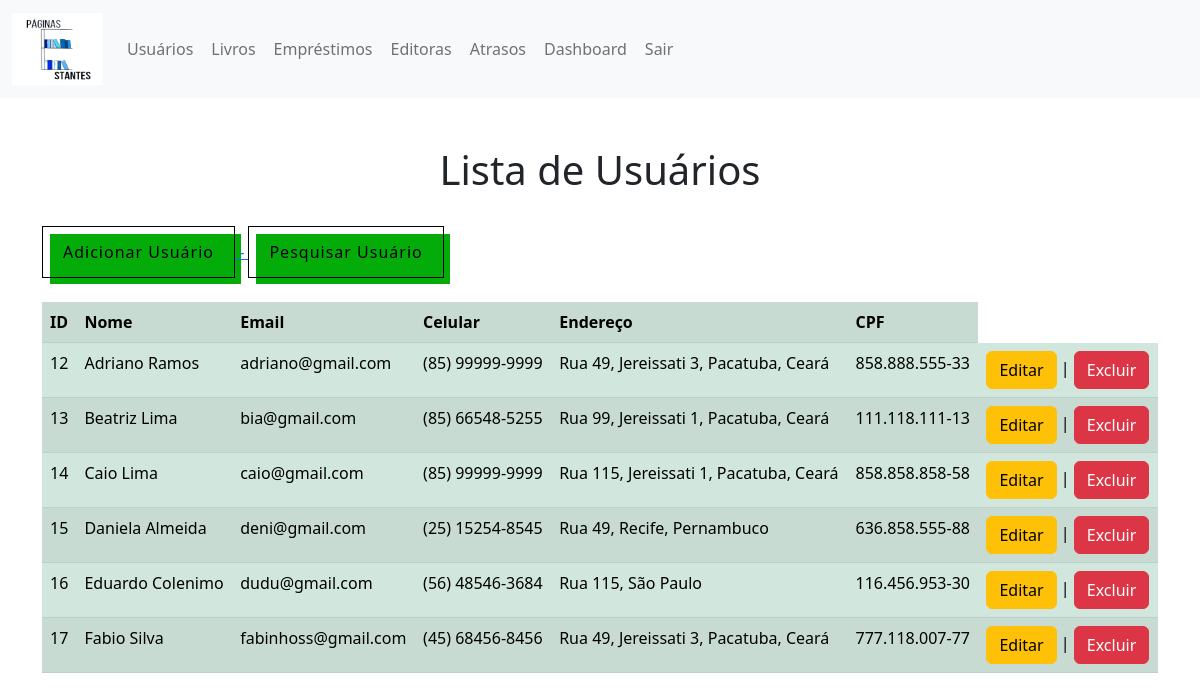
Page /ProjetoWDA/usuarios.php (signed in) on the earlier database version.
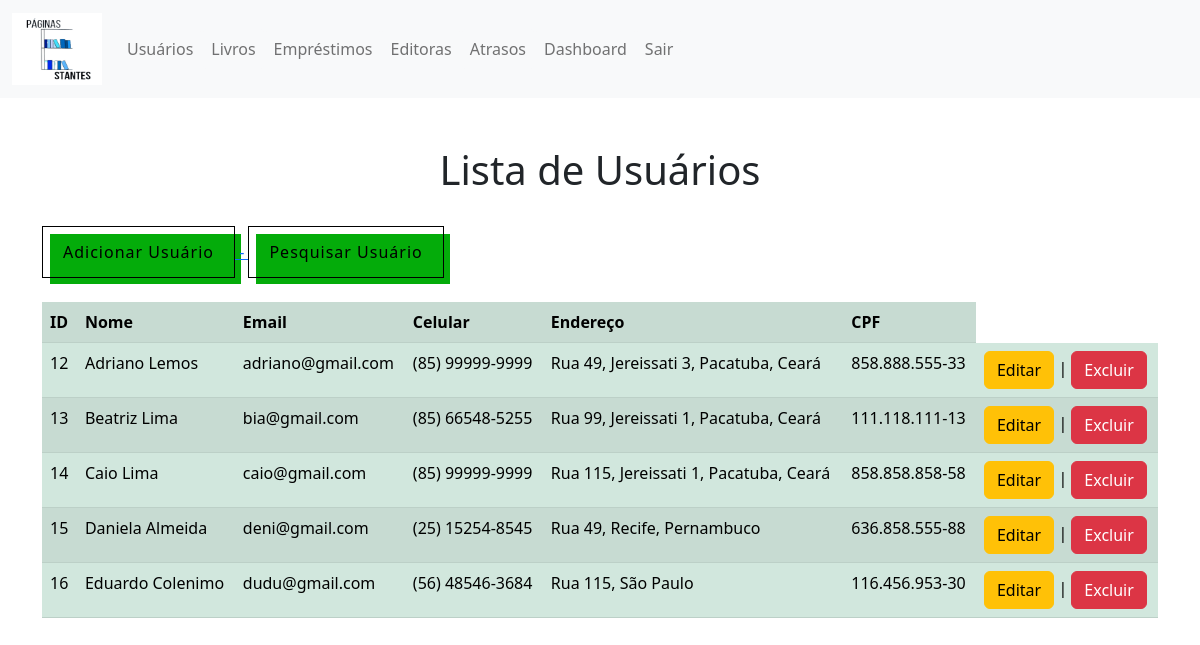
Same page on the later database version.
### tables this page shows
CREATE TABLE `usuarios` (
  `id` int(11) NOT NULL,
  `nome` varchar(35) DEFAULT NULL,
  `email` varchar(35) DEFAULT NULL,
  `celular` text DEFAULT NULL,
  `endereco` text DEFAULT NULL,
  `cpf` text NOT NULL
);

### ProjetoWDA/usuarios.php (the view, shortened to what this page needs)
<!DOCTYPE html>
<html lang="en">
<head>
	<link rel="stylesheet" href="css/bootstrap.min.css">
	<link rel="stylesheet" href="style.css">
</head>
<body>
    <nav class="navbar navbar-expand-lg bg-light">
        <div class="container-fluid">
		<a class="navbar-brand" href="#">
      		<img src="logo.png" alt="Bootstrap" width="90" height="72">
    	</a>
          <div class="collapse navbar-collapse" id="navbarNavAltMarkup">
            <div class="navbar-nav">
              <a class="nav-link btn btn-light" href="usuarios.php">Usuários</a>
			  <a class="nav-link btn btn-light" href="livros.php">Livros</a>
			  <a class="nav-link btn btn-light" href="emprestimos.php">Empréstimos</a>
			  <a class="nav-link btn btn-light" href="editoras.php">Editoras</a>
			  <a class="nav-link btn btn-light" href="atrasos.php">Atrasos</a>
			  <a class="nav-link btn btn-light" href="dashboard.php" class="dashboard-button">Dashboard</a>
			  <a class="nav-link btn btn-light" href="logout.php">Sair</a>
            </div>
          </div>
        </div>
      </nav>
	  <div class="fundo">
	  <br><br>
	  <div class="container">
      <center><h1>Lista de Usuários</h1></center>
	  <br>
	  <a href="adicionar.php"><button type="button" class="button-background-move">Adicionar Usuário</button> - <a href="pesquisarusuario.php"><button type="button" class="button-background-move">Pesquisar Usuário</button></a><br>
	  <br>
	<table class="table table-success table-striped">
		<tr>
			<th>ID</th>
			<th>Nome</th>
			<th>Email</th>
			<th>Celular</th>
			<th>Endereço</th>
			<th>CPF</th>
		</tr>
		<?php
			include 'conexao.php';
			$sql = "SELECT * FROM usuarios";
			$result = mysqli_query($conn, $sql);
			if (mysqli_num_rows($result) > 0) {
				while ($row = mysqli_fetch_assoc($result)) {
					echo "<tr>";
					echo "<td>".$row["id"]."</td>";
					echo "<td>".$row["nome"]."</td>";
					echo "<td>".$row["email"]."</td>";
					echo "<td>".$row["celular"]."</td>";
					echo "<td>".$row["endereco"]."</td>";
					echo "<td>".$row["cpf"]."</td>";
					echo "<td><a href='editar.php?id=".$row["id"]."' class='btn btn-warning'>Editar</a> | <a href='excluir.php?id=".$row["id"]."' class='btn btn-danger'>Excluir</a></td>";
					echo "</tr>";
				}
			} else {
				echo "<tr><td colspan='4'>Nenhum usuário encontrado.</td></tr>";
			}
		?>
	</table>
	</div>
	</div>
</body>
</html>

Differences in the rows shown:
removed usuarios: id "17", nome "Fabio Silva", email "fabinhoss@gmail.com", celular "(45) 68456-8456", endereco "Rua 49, Jereissati 3, Pacatuba, Ceará", cpf "777.118.007-77"
changed usuarios "adriano@gmail.com": nome "Adriano Ramos" → "Adriano Lemos"
